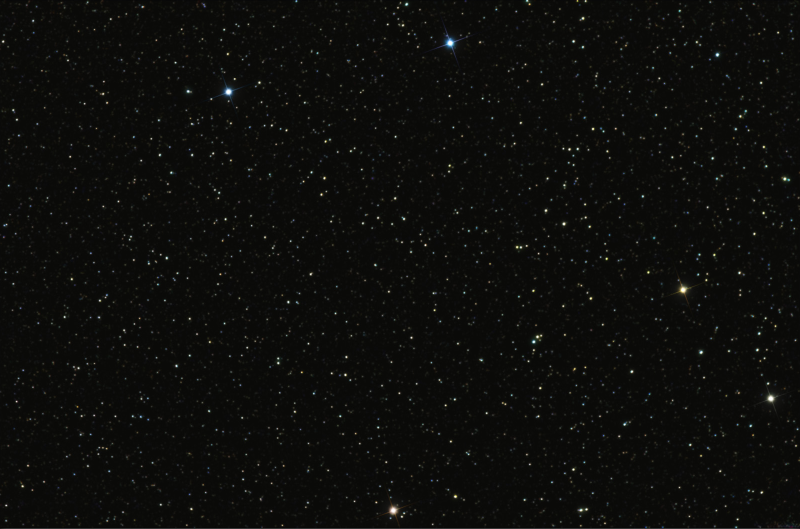
#> input picture StarMap_4DSight/StarMap.png, 1600 x 1057 px (shown at 1/2 size)
$ python StarMap_SIFT.py
#> lines starting #> are read from the running program, lines starting #| are printed output that depends on the picture; after the words box and inside, x2 and y2 are one past the last pixel; in counts of white or black regions, pixels touching at a corner belong together

import cv2
import matplotlib.pyplot as plt
import matplotlib.patches as patches
import math
import numpy as np
from skimage.measure import ransac
from skimage.transform import warp, AffineTransform

#Initialize
list_kp1 = []
list_kp2 = []

starMap = cv2.imread("StarMap.png") # Big image
#> starMap is the input picture: shape (1057, 1600, 3); mean B, G, R 11, 13.2, 13
starCluster = cv2.imread("Small_area.png") # Cropped image
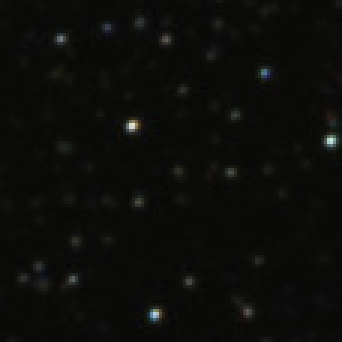
#> input picture StarMap_4DSight/Small_area.png, 114 x 114 px (shown 3 times larger)
#> starCluster is the input picture: shape (114, 114, 3); mean B, G, R 10.6, 12.6, 12.5

starMap_bw = cv2.cvtColor(starMap, cv2.COLOR_BGR2GRAY)
starCluster_bw = cv2.cvtColor(starCluster , cv2.COLOR_BGR2GRAY)


#SIFT
sift = cv2.xfeatures2d.SIFT_create()

keypoints_1, descriptors_1 = sift.detectAndCompute(starMap_bw,None)
#> keypoints_1 = 6542 keypoints; strongest (x, y, size): (1128, 448, 3.9), (1186, 258, 3.2), (691, 750, 3.1), (911, 993, 3.7)
keypoints_2, descriptors_2 = sift.detectAndCompute(starCluster_bw,None)
#> keypoints_2 = 67 keypoints; strongest (x, y, size): (44, 42, 2.1), (110, 47, 2.1), (51, 105, 2.1), (88, 24, 1.8)


# feature matching
bf = cv2.BFMatcher(cv2.NORM_L1, crossCheck=True)

matches = bf.match(descriptors_1, descriptors_2)
#> matches = 67 matches
matches = sorted(matches , key = lambda x:x.distance)

# Finding coordinates of keypoints
for mat in matches:
	#Getting matching keypoints for both images
	starMap_idx = mat.queryIdx
	starCluster_idx = mat.trainIdx

	# x for columns
	# y for rows
	(x1,y1) = keypoints_1[starMap_idx].pt
	(x2,y2) = keypoints_2[starCluster_idx].pt

	list_kp1.append((x1,y1))
	list_kp2.append((x2,y2))
#> this loop made 67 passes
#> (starMap_idx, starCluster_idx, x1, y1, x2, y2) on passes 1 to 12: (3304, 4, 867.7, 238.5, 12.66, 88.55), (3305, 5, 867.7, 238.5, 12.66, 88.55), (3306, 6, 867.7, 238.5, 12.66, 88.55), (3358, 7, 879.9, 230.2, 24.91, 80.16), (3359, 8, 879.9, 230.2, 24.91, 80.16), (3360, 9, 879.9, 230.2, 24.91, 80.16), (3361, 10, 879.9, 230.2, 24.91, 80.16), (3392, 11, 890.5, 158.9, 35.53, 8.89), (3393, 12, 890.5, 158.9, 35.53, 8.89), (3441, 13, 897.8, 188.7, 42.81, 38.74), (3442, 14, 898.8, 191.7, 43.81, 41.69), (3443, 15, 898.8, 191.7, 43.81, 41.69)
#> after the loop, list_kp1 = 67 pairs, first value 862.5 to 965, second value 157.3 to 254.5; list_kp2 = 67 pairs, first value 7.54 to 110, second value 7.3 to 104.5

# transform lists to np array for RANSAC
list_kp1 = np.array(list_kp1)
list_kp2 = np.array(list_kp2)


# Finding transform units with RANSAC
model_robust, inliers = ransac((list_kp1, list_kp2), AffineTransform, min_samples=3,
                               residual_threshold=2, max_trials=100)


# # Scale , Translation , Rotation info from RANSAC
# model_robust.translation : Coordinates of the top left corner
# model_robust.scale : scale of the small image to the big
# model_robust.rotation : rotation amount in radyan


# Finding coodinates of Top Left corner with 0 rotation (x0,y0)
x0 = abs((model_robust.translation[0]*math.cos(model_robust.rotation*-1)
	- model_robust.translation[1]*math.sin(model_robust.rotation*-1)))
#> x0 = 855
y0 = abs((model_robust.translation[1]*math.cos(model_robust.rotation*-1)
	+ model_robust.translation[0]*math.sin(model_robust.rotation*-1)))
#> y0 = 150

# find dimentions of the small image
clusterH = starCluster.shape[0]
#> clusterH = 114
clusterW = starCluster.shape[1]
#> clusterW = 114

# Scale the small image dimentions for the big image
scaleW = 1/model_robust.scale[0]
#> scaleW = 1
scaleH = 1/model_robust.scale[1]
#> scaleH = 1

# Corner coordinates of the smaller image
corTL = [x0 , y0] # Top Left Corner
#> corTL = [855, 150]
corTR = [(x0+scaleW*clusterW) , y0] # Top Right Corner
#> corTR = [969, 150]
corBL = [x0 , (y0+scaleH*clusterH)] # Bottom Left Corner
#> corBL = [855, 264]
corBR = [(x0+scaleW*clusterW) , (y0+scaleH*clusterH)]
#> corBR = [969, 264]

coor = [corTL, corTR, corBL, corBR]
#> coor = [[855, 150], [969, 150], [855, 264], [969, 264]]

cv2.rectangle(starMap , (int(corTL[0]) , int(corTL[1])),
				(int(corBR[0]) , int(corBR[1])),
				(0,255,0),
				thickness= 2,
				lineType= cv2.LINE_8)
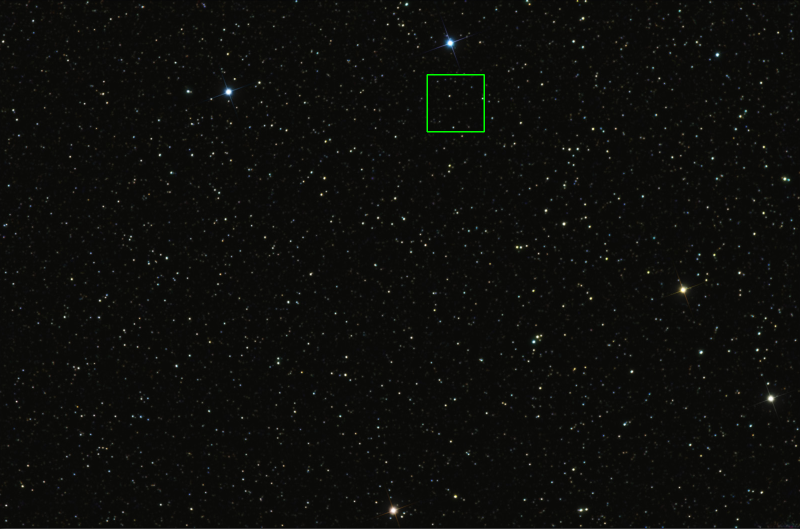
#> starMap: shape (1057, 1600, 3) (shown at 1/2 size); 0.08% of pixels changed, all inside (x1, y1, x2, y2) = (853, 148, 970, 265)

## markers
font = cv2.FONT_HERSHEY_SIMPLEX
for item in coor:
	cv2.putText(starMap ,  f"({int(item[0])}, {int(item[1])})",
		(int(item[0]),int(item[1])-10) ,
	 	font , 0.5 , (0,255,0), 1, cv2.LINE_AA)
#> this loop made 4 passes
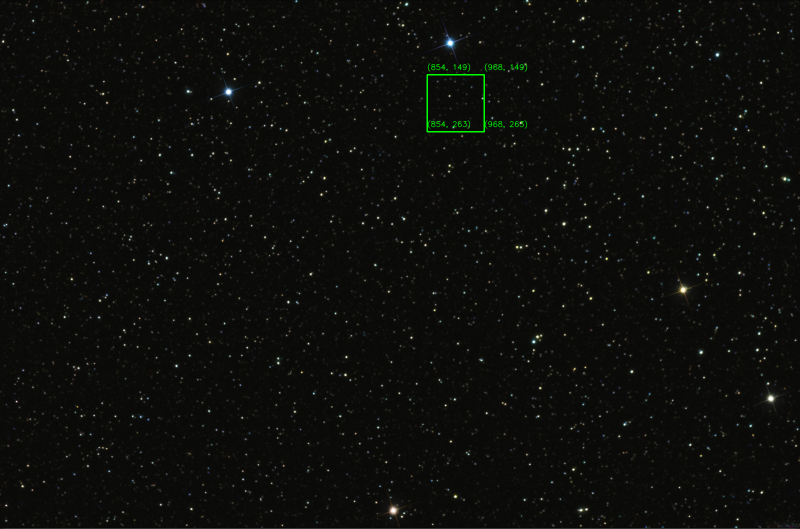
#> starMap: shape (1057, 1600, 3) (shown at 1/2 size); 0.14% of pixels changed, all inside (x1, y1, x2, y2) = (855, 126, 1055, 258)

cv2.imshow("rectangle" , starMap)
cv2.waitKey(0)


## Uncomment this section to see matched keypoints
# compare_img = cv2.drawMatches(starMap , keypoints_1 ,starCluster , keypoints_2 , matches[:50] , starCluster , flags=2)
# plt.imshow(compare_img)
# plt.show()
